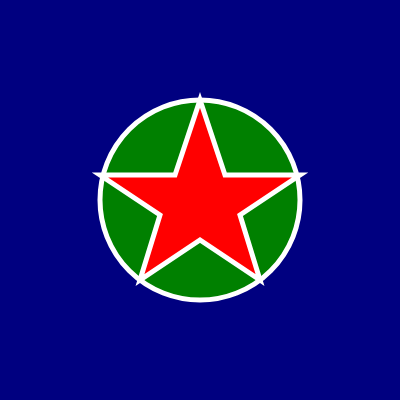
Frame 1 (no input)
Frame 60 (no input): identical to frame 1, image omitted
Frame 120 (the mouse pressed at the canvas centre since frame 60): identical to frame 1, image omitted

The p5.js sketch that drew this single still picture (run headless with seeded random() and noise() and a simulated clock; from frame 60 on, the mouse is pressed at the canvas centre):

// p5.js sketch
// ── sketch.js
function setup() {
  createCanvas(400, 400);
}

function draw() {
  background(0, 0, 127.5);
  stroke(255);
  strokeWeight(5);

  // drawing circle
  push();
  fill(0, 127.5, 0);
  circle(200, 200, 200);
  pop();

  // drawing star
  push();
  fill(255, 0, 0);
  beginShape();
  vertex(100, 175);
  vertex(175, 175);
  vertex(200, 100);
  vertex(225, 175);
  vertex(300, 175);
  vertex(240, 215);
  vertex(260, 280);
  vertex(200, 240);
  vertex(140, 280);
  vertex(160, 215);
  endShape(CLOSE);
  pop();
}
